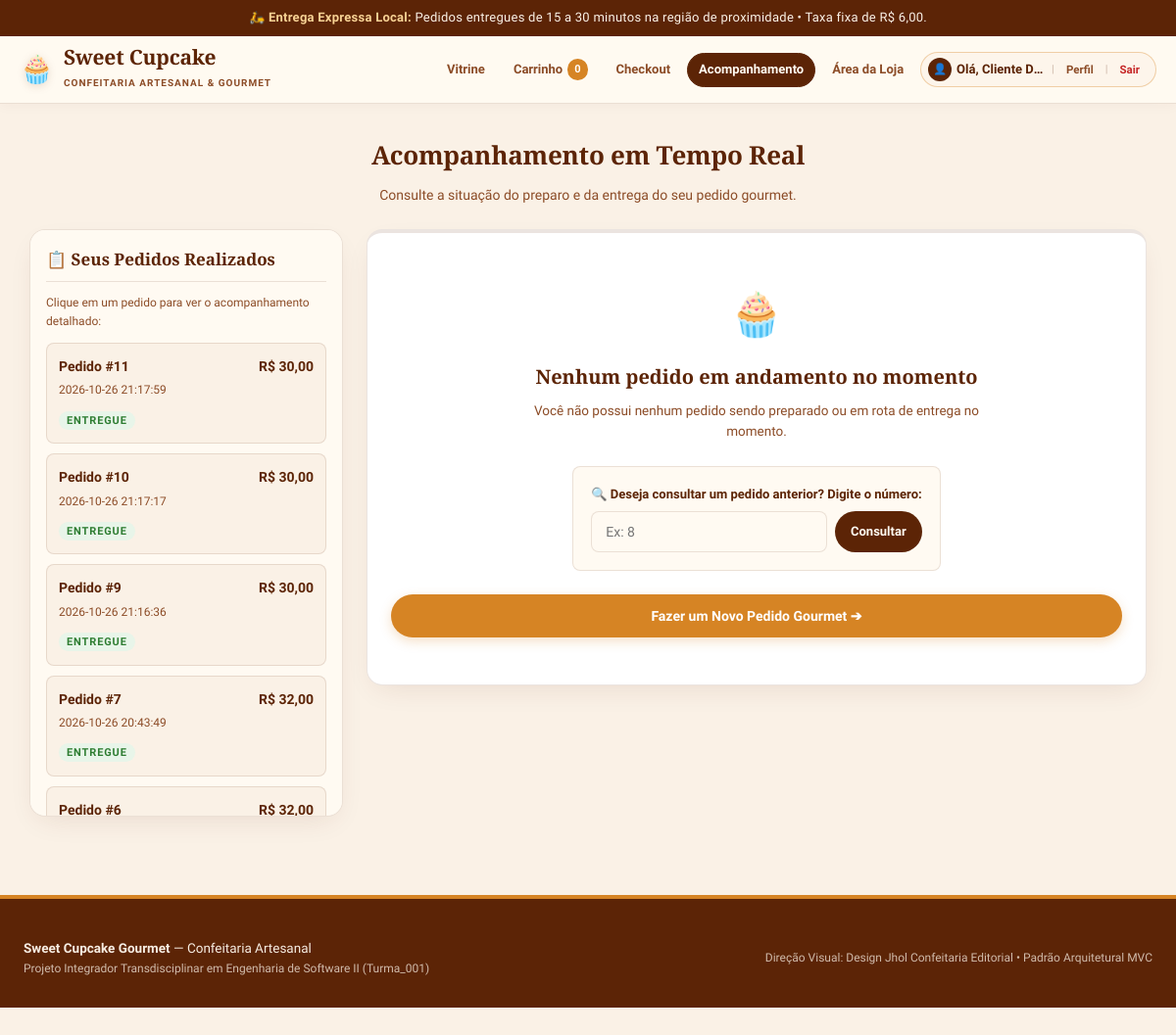
Screenshot of /rastreio (signed in) with the database file from the repository.
### tables this page shows
CREATE TABLE pedidos (
    id INTEGER PRIMARY KEY AUTOINCREMENT,
    cliente_id INTEGER NOT NULL,
    data_pedido DATETIME DEFAULT CURRENT_TIMESTAMP,
    valor_produtos DECIMAL(10, 2) NOT NULL CHECK (valor_produtos >= 0),
    taxa_entrega DECIMAL(10, 2) NOT NULL DEFAULT 6.00 CHECK (taxa_entrega >= 0),
    valor_total DECIMAL(10, 2) NOT NULL CHECK (valor_total > 0),
    forma_pagamento VARCHAR(20) NOT NULL CHECK (forma_pagamento IN ('PIX', 'CARTAO_CREDITO')),
    status_pagamento VARCHAR(20) NOT NULL DEFAULT 'PENDENTE' CHECK (status_pagamento IN ('PENDENTE', 'CONFIRMADO', 'RECUSADO')),
    status_entrega VARCHAR(20) NOT NULL DEFAULT 'RECEBIDO' CHECK (status_entrega IN ('RECEBIDO', 'PREPARANDO', 'EM_ROTA', 'ENTREGUE')),
    endereco_entrega VARCHAR(255) NOT NULL,
    prazo_estimado VARCHAR(30) DEFAULT '15 a 30 minutos',
    observacoes TEXT,
    FOREIGN KEY (cliente_id) REFERENCES clientes(id) ON DELETE RESTRICT
);

### controllers/routes.py (the view)
@routes_bp.route('/rastreio')
def rastreio():
    cliente_id = session.get('cliente_id')
    if not cliente_id:
        flash("Por favor, acesse sua conta para acompanhar seus pedidos em tempo real.", "aviso")
        return redirect(url_for('routes.conta', next='rastreio'))
    pedidos_cliente = database.listar_pedidos_cliente(cliente_id)
    pedido_id = request.args.get('id', type=int)
    if not pedido_id and pedidos_cliente:
        for p in pedidos_cliente:
            if p['status_entrega'] != 'ENTREGUE':
                pedido_id = p['id']
                break
    pedido = None
    if pedido_id:
        pedido = database.buscar_pedido_por_id(pedido_id)
        if pedido and pedido['cliente_id'] != cliente_id:
            flash("Pedido não encontrado ou não pertence à sua conta.", "aviso")
            pedido = None
            pedido_id = None
    return render_template(
        'rastreio.html',
        pedido=pedido,
        pedidos_cliente=pedidos_cliente,
        pedido_ativo_id=pedido_id
    )

### models/database.py (called while the page is built)
def get_db_connection() -> sqlite3.Connection:
    conn = sqlite3.connect(DB_FILE)
    conn.execute("PRAGMA foreign_keys = ON;")
    conn.row_factory = sqlite3.Row
    return conn

def listar_pedidos_cliente(cliente_id: int) -> List[Dict[str, Any]]:
    conn = get_db_connection()
    cursor = conn.cursor()
    cursor.execute(
        """
        SELECT * FROM pedidos
        WHERE cliente_id = ?
        ORDER BY id DESC;
        """,
        (cliente_id,)
    )
    rows = cursor.fetchall()
    conn.close()
    return [dict(r) for r in rows]

### templates/rastreio.html (shortened to what this page needs)
{% extends "base.html" %}
{% block content %}
<div class="section-title" style="text-align: center;">
  <div style="display: flex; justify-content: center; align-items: center; gap: 10px; margin-bottom: 8px;">
    <h2>Acompanhamento em Tempo Real</h2>
  </div>
  <p>Consulte a situação do preparo e da entrega do seu pedido gourmet.</p>
</div>
<div class="rastreio-grid">
  <aside class="pedidos-sidebar">
    <div class="pedidos-sidebar-header">
      📋 Seus Pedidos Realizados
    </div>
    {% if session.get('cliente_id') %}
      {% if pedidos_cliente %}
        <p style="font-size: 12px; color: var(--marrom-medio); margin-bottom: 12px;">
          Clique em um pedido para ver o acompanhamento detalhado:
        </p>
        {% for p in pedidos_cliente %}
          <a href="{{ url_for('routes.rastreio', id=p.id) }}" class="pedido-card-item {% if p.id == pedido_ativo_id %}active{% endif %}">
            <h5>
              <span>Pedido #{{ p.id }}</span>
              <span style="font-weight: 700; color: var(--chocolate);">R$ {{ "%.2f"|format(p.valor_total)|replace('.', ',') }}</span>
            </h5>
            <p style="margin-bottom: 6px;">{{ p.data_pedido }}</p>
            <div>
              {% if p.status_entrega == 'RECEBIDO' %}
                <span class="stock-tag" id="badge-sidebar-{{ p.id }}" style="background:#e3f2fd; color:#1565c0; font-size: 11px;">Recebido</span>
              {% elif p.status_entrega == 'PREPARANDO' %}
                <span class="stock-tag" id="badge-sidebar-{{ p.id }}" style="background:#fff3e0; color:#e65100; font-size: 11px;">Em Preparo</span>
              {% elif p.status_entrega == 'EM_ROTA' %}
                <span class="stock-tag" id="badge-sidebar-{{ p.id }}" style="background:#f3e5f5; color:#7b1fa2; font-size: 11px;">Em Rota</span>
              {% else %}
                <span class="stock-tag" id="badge-sidebar-{{ p.id }}" style="background:#e8f5e9; color:#2e7d32; font-size: 11px;">Entregue</span>
              {% endif %}
            </div>
          </a>
        {% endfor %}
      {% else %}
        <div style="font-size: 13px; color: var(--marrom-medio); padding: 10px 0;">
          Você ainda não realizou pedidos com esta conta.
        </div>
      {% endif %}
    {% endif %}
  </aside>
  <main style="max-width: 100%; margin: 0; padding: 0;">
    {% if not pedido %}
      <div class="card-cupcake" style="box-shadow: var(--sombra-card); text-align: center; padding: 48px 24px; border-top: 4px solid var(--borda);">
        <span style="font-size: 44px; display: block; margin-bottom: 12px;">🧁</span>
        <h3 style="margin-bottom: 8px; color: var(--chocolate);">Nenhum pedido em andamento no momento</h3>
        <p class="card-desc" style="max-width: 480px; margin: 0 auto 24px; line-height: 1.6;">
          Você não possui nenhum pedido sendo preparado ou em rota de entrega no momento.
        </p>
        <div style="max-width: 440px; margin: 0 auto 24px; background: var(--bg-surface); padding: 18px; border-radius: var(--radius-sm); border: 1px solid var(--borda); text-align: left;">
          <form action="{{ url_for('routes.rastreio') }}" method="GET">
            <label style="font-size: 13px; font-weight: 700; color: var(--chocolate); display: block; margin-bottom: 6px;">
              🔍 Deseja consultar um pedido anterior? Digite o número:
            </label>
            <div style="display: flex; gap: 8px;">
              <input type="number" name="id" class="form-control" placeholder="Ex: 8" style="flex: 1;" required>
              <button type="submit" class="btn btn-chocolate" style="padding: 8px 16px; font-size: 13px;">Consultar</button>
            </div>
          </form>
        </div>
        <a href="{{ url_for('routes.index') }}" class="btn btn-mel">Fazer um Novo Pedido Gourmet ➔</a>
      </div>
    {% endif %}
  </main>
</div>
{% endblock %}

### static/css/style.css (style rules this page uses)
:root { --bg-base: #faf1e6; --bg-surface: #fffaf2; --bg-card: #ffffff; --chocolate: #5c2406; --chocolate-dark: #3f1702; --chocolate-light: #7a350c; --mel: #d68424; --mel-hover: #bd701a; --marrom-medio: #8c4c27; --marrom-suave: #b57a55; --borda: rgba(92, 36, 6, 0.12); --borda-foco: #d68424; --sombra-card: 0 10px 30px -10px rgba(92, 36, 6, 0.12); --sombra-hover: 0 16px 40px -12px rgba(92, 36, 6, 0.20); --sucesso: #2e7d32; --sucesso-bg: #edf7ed; --alerta-erro: #c62828; --alerta-bg: #fde8e8; --radius-sm: 8px; --radius-md: 16px; --radius-lg: 24px; --radius-pill: 100px; --transicao: all 0.25s cubic-bezier(0.22, 0.61, 0.36, 1); }
* { box-sizing: border-box; margin: 0; padding: 0; }
body { font-family: 'Plus Jakarta Sans', -apple-system, BlinkMacSystemFont, "Segoe UI", Roboto, sans-serif; background-color: var(--bg-base); color: var(--chocolate); line-height: 1.6; -webkit-font-smoothing: antialiased; }
main { max-width: 1180px; margin: 32px auto 60px; padding: 0 20px; }
.section-title { margin-bottom: 24px; }
.section-title h2 { font-family: 'Playfair Display', Georgia, serif; font-size: 26px; color: var(--chocolate); font-weight: 700; letter-spacing: -0.01em; }
.section-title p { color: var(--marrom-medio); font-size: 14px; }
.card-cupcake { background: var(--bg-card); border: 1px solid var(--borda); border-radius: var(--radius-md); padding: 24px; box-shadow: var(--sombra-card); display: flex; flex-direction: column; justify-content: space-between; transition: var(--transicao); }
.card-cupcake h3 { font-family: 'Playfair Display', Georgia, serif; font-size: 20px; font-weight: 700; color: var(--chocolate); margin-bottom: 8px; }
.card-desc { font-size: 13.5px; color: var(--marrom-medio); line-height: 1.55; margin-bottom: 20px; flex-grow: 1; }
.stock-tag { font-size: 11px; font-weight: 600; text-transform: uppercase; letter-spacing: 0.08em; color: var(--sucesso); background: var(--sucesso-bg); padding: 3px 8px; border-radius: var(--radius-pill); }
.btn { font-family: 'Plus Jakarta Sans', sans-serif; font-size: 14px; font-weight: 600; padding: 11px 22px; border-radius: var(--radius-pill); border: none; cursor: pointer; display: inline-flex; align-items: center; justify-content: center; gap: 8px; transition: var(--transicao); text-decoration: none; }
.btn-mel { background: var(--mel); color: white; box-shadow: 0 4px 12px rgba(214, 132, 36, 0.25); }
.btn-chocolate { background: var(--chocolate); color: var(--bg-surface); }
.form-control { width: 100%; padding: 12px 14px; border: 1px solid var(--borda); border-radius: var(--radius-sm); font-family: 'Plus Jakarta Sans', sans-serif; font-size: 14px; background: var(--bg-surface); color: var(--chocolate); transition: var(--transicao); }
.rastreio-grid { display: grid; grid-template-columns: 320px 1fr; gap: 24px; }
.pedidos-sidebar { background: var(--bg-surface); border: 1px solid var(--borda); border-radius: var(--radius-md); padding: 16px; box-shadow: var(--sombra-card); max-height: 600px; overflow-y: auto; }
.pedidos-sidebar-header { font-family: 'Playfair Display', Georgia, serif; font-size: 17px; font-weight: 700; color: var(--chocolate); margin-bottom: 12px; padding-bottom: 8px; border-bottom: 1px solid var(--borda); }
.pedido-card-item { display: block; text-decoration: none; background: var(--bg-base); border: 1px solid var(--borda); border-radius: var(--radius-sm); padding: 12px; margin-bottom: 10px; transition: var(--transicao); color: inherit; }
.pedido-card-item h5 { font-size: 14px; color: var(--chocolate); margin-bottom: 4px; display: flex; justify-content: space-between; }
.pedido-card-item p { font-size: 12px; color: var(--marrom-medio); }

### rows the page displays
pedidos: id "11", valor_total "30,00", data_pedido "2026-10-26 21:17:59"
pedidos: id "10", valor_total "30,00", data_pedido "2026-10-26 21:17:17"
pedidos: id "9", valor_total "30,00", data_pedido "2026-10-26 21:16:36"
pedidos: id "7", valor_total "32,00", data_pedido "2026-10-26 20:43:49"
pedidos: id "6", valor_total "32,00"

### other values shown
{{ session.get('carrinho_qtd', 0) }} "0"
{{ session.get('cliente_nome') }} "Cliente D…"
